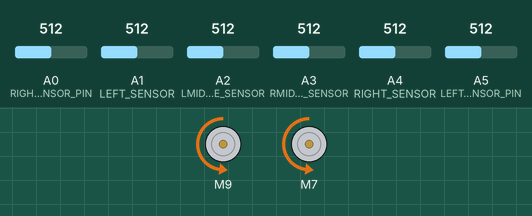
Recording of a sketch running on a simulated Arduino Uno, built with avr-gcc and run on an emulated ATmega328P. Parts: 2 × DC motor (green arrow = forward, orange = backward, longer = faster). The test bench sets the inputs (shaded band); at power-on: A1 (LEFT_SENSOR) = 512, A2 (LMIDDLE_SENSOR) = 512, A3 (RMIDDLE_SENSOR) = 512, A0 (RIGHT_SENSOR_PIN) = 512, A5 (LEFT_SENSOR_PIN) = 512, A4 (RIGHT_SENSOR) = 512.

Above: at 1.2 s.
1.3 s: A1 (LEFT_SENSOR) set to 716
At 2.3 s:
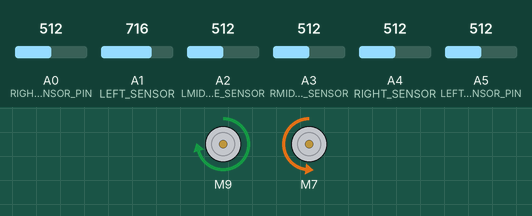
2.8 s: A2 (LMIDDLE_SENSOR) set to 716
At 3.5 s:
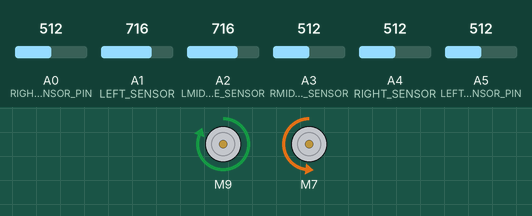
4.3 s: A3 (RMIDDLE_SENSOR) set to 716
At 4.6 s:
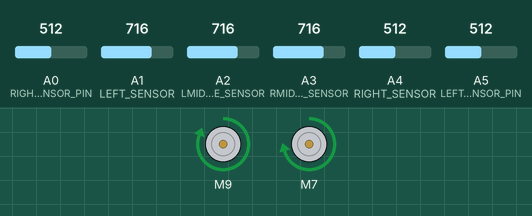
5.8 s: A0 (RIGHT_SENSOR_PIN) set to 716
At 6.9 s:
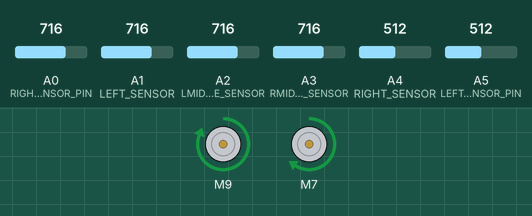
7.3 s: A5 (LEFT_SENSOR_PIN) set to 306
At 8.1 s:
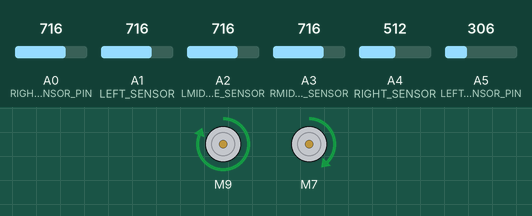
8.8 s: A4 (RIGHT_SENSOR) set to 396
10.3 s: A4 (RIGHT_SENSOR) set to 370
At 11.6 s:
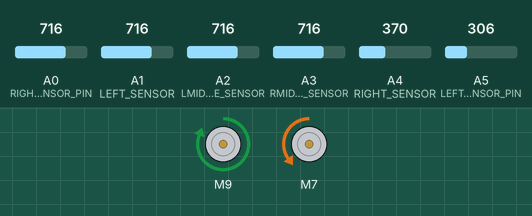
Timing chart, 0 to 12.8 s (numbered marks = the images above; inputs shaded):
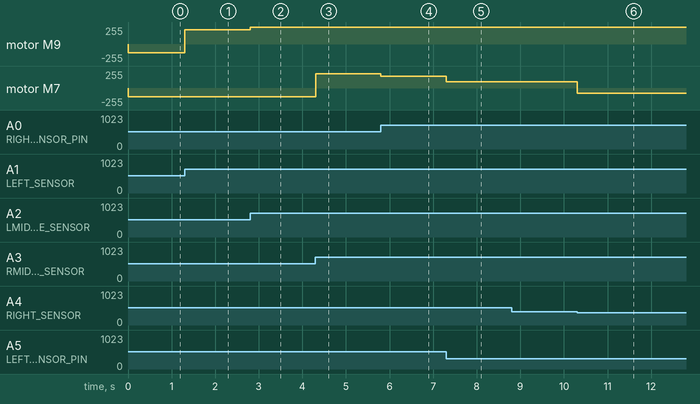

The sketch:

C.ino
```cpp
#include <SparkFun_TB6612.h>
#include <Servo.h>                                          //servo controller library
#include <OneButton.h>
// Motor Driver Pins

#define KP 0.4
#define KD 0.8
//

#define AIN1 9
#define BIN1 7
#define AIN2 10
#define BIN2 6
#define PWMA 11
#define PWMB 5
#define STBY 8
#define KP 0.4
// IR Sensor Pins
#define RIGHT_SENSOR A4
#define LMIDDLE_SENSOR A2
#define RMIDDLE_SENSOR A3
#define LEFT_SENSOR A1
#define LEFT_SENSOR_PIN   A5                                //Left line sensor pin
#define RIGHT_SENSOR_PIN  A0

#define SENSOR_FAR 700
#define SENSOR_CLOSE 400
#define MIN_SPEED 80

int leftSensorValue, rightSensorValue;                      //variables for storing the value of the line sensors


int combinedmotorspeed, leftMotorSpeed, rightMotorSpeed;    //creating variables like this initializes all their values to 0.

// Define variables for PID control
float lastError, derivative, controlSignal;                 //these initialize to 0/
int error;
int TOP_SPEED = 0;

// Threshold for obstacle detection (adjust as needed)
#define THRESHOLD 300  // Higher value means closer obstacle

// Motor objects

Motor motorLeft = Motor(AIN1, AIN2, PWMA, 1, STBY);
Motor motorRight = Motor(BIN1, BIN2, PWMB, 1, STBY);

void setup() {
  // Initialize serial communication for debugging
  Serial.begin(115200);

  // Set IR sensor pins as inputs
  pinMode(RIGHT_SENSOR, INPUT);
  pinMode(LMIDDLE_SENSOR, INPUT);
  pinMode(RMIDDLE_SENSOR, INPUT);
  pinMode(LEFT_SENSOR, INPUT);
}

void loop() {
  int rightDistance = analogRead(RIGHT_SENSOR);
  int lmiddleDistance = analogRead(LMIDDLE_SENSOR);
  int rmiddleDistance = analogRead(RMIDDLE_SENSOR);
  int leftDistance = analogRead(LEFT_SENSOR);

  // Print sensor readings

  leftSensorValue = analogRead(LEFT_SENSOR_PIN);                //Read line sensor values
  rightSensorValue = analogRead(RIGHT_SENSOR_PIN);
  error = leftSensorValue - rightSensorValue;                   //Calculate the error (difference between the two sensor values)
  derivative = error - lastError;                               //Calculate the derivative term, which is how fast the error is changing
  controlSignal = (KP * error) + (KD * derivative);             //Calculate the control signal
  lastError = error;

  // Calculate motor speeds based on sensor readings
  int leftMotorSpeed = map(leftDistance, SENSOR_CLOSE, SENSOR_FAR, -255, 255);
  int rightMotorSpeed = map(rightDistance, SENSOR_CLOSE, SENSOR_FAR, -255, 255);
  int lforwardSpeed = map(lmiddleDistance, SENSOR_CLOSE, SENSOR_FAR, 255, -255);
  int rforwardSpeed = map(rmiddleDistance, SENSOR_CLOSE, SENSOR_FAR, 255, -255);
  // Adjust speeds for obstacle avoidance
  int combinedLeftSpeed = lforwardSpeed - leftMotorSpeed;
  int combinedRightSpeed = rforwardSpeed - rightMotorSpeed;

  // Constrain speeds to valid range
  combinedLeftSpeed = constrain(combinedLeftSpeed, -255, 255);
  combinedRightSpeed = constrain(combinedRightSpeed, -255, 255);

  if (abs(combinedRightSpeed) < MIN_SPEED){
    if(combinedRightSpeed>0){
      combinedRightSpeed = MIN_SPEED;
    }
    else{
      combinedRightSpeed = -MIN_SPEED-20;
    }
  }
  if (abs(combinedLeftSpeed) < MIN_SPEED){
    if(combinedLeftSpeed>0){
      combinedLeftSpeed = MIN_SPEED;
    }
    else{
      combinedLeftSpeed = -MIN_SPEED-20;
    }
  }
  // Set motor speeds

  leftMotorSpeed = 255 - controlSignal;                   //If the error is positive, this slows down the motor on the left
  rightMotorSpeed = 255 + controlSignal;

  leftMotorSpeed = constrain(leftMotorSpeed, 0, 255);     //This makes the speed be somewhere between 0 and TOP_SPEED
  rightMotorSpeed = constrain(rightMotorSpeed, 0, 255);

  if (-combinedLeftSpeed < leftMotorSpeed) {
    motorLeft.drive(-combinedLeftSpeed);
    motorRight.drive(-combinedRightSpeed);}
  else if (-combinedRightSpeed < rightMotorSpeed) {
    motorLeft.drive(-combinedLeftSpeed);
    motorRight.drive(-combinedRightSpeed);
  }
  else {
  motorLeft.drive(leftMotorSpeed);
  motorRight.drive(rightMotorSpeed);
  }


/* if (leftDistance < 255) {
  motorRight.drive(-combinedRightSpeed);
  motorLeft.drive(-combinedLeftSpeed);
}
else {
  motorLeft.drive(leftMotorSpeed);
  motorRight.drive(rightMotorSpeed);
}

if (lmiddleDistance < 255) {
  motorRight.drive(-combinedRightSpeed);
  motorLeft.drive(-combinedLeftSpeed);
}
else {
  motorLeft.drive(leftMotorSpeed);
  motorRight.drive(rightMotorSpeed);
}

if (rmiddleDistance < 255) {
  motorRight.drive(-combinedRightSpeed);
  motorLeft.drive(-combinedLeftSpeed);
}
else {
  motorLeft.drive(leftMotorSpeed);
  motorRight.drive(rightMotorSpeed);
}

if (rightDistance < 255) {
  motorRight.drive(-combinedRightSpeed);
  motorLeft.drive(-combinedLeftSpeed);
}
else {
  motorLeft.drive(leftMotorSpeed);
  motorRight.drive(rightMotorSpeed);
} */


 //delay(100);  // Short delay to avoid too frequent updates
}
```

Measured:
- the behaviour switches between 384 and 383 on A4 (RIGHT_SENSOR) (found by bisection; images 5 and 6)
- after the input at 1.3 s, motor M9: backward 130/255 → forward 217/255 at once
- after the input at 2.8 s, motor M9: forward 217/255 → forward 255/255 at once
- after the input at 4.3 s, motor M7: backward 130/255 → forward 217/255 at once
- after the input at 5.8 s, motor M7: forward 217/255 → forward 173/255 at once
- after the input at 7.3 s, motor M7: forward 173/255 → forward 91/255 at once
- after the input at 8.8 s, every drawn part: stays the same
- after the input at 10.3 s, motor M7: forward 91/255 → backward 80/255 at once
